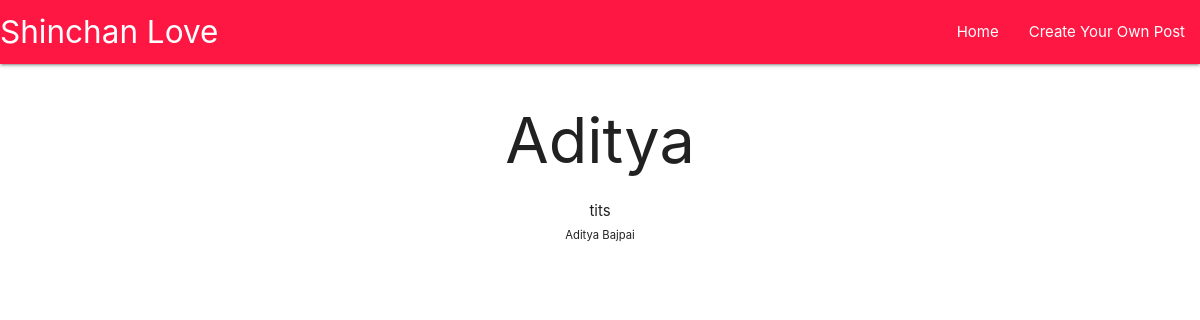
Before: /article/1 with the older database file.
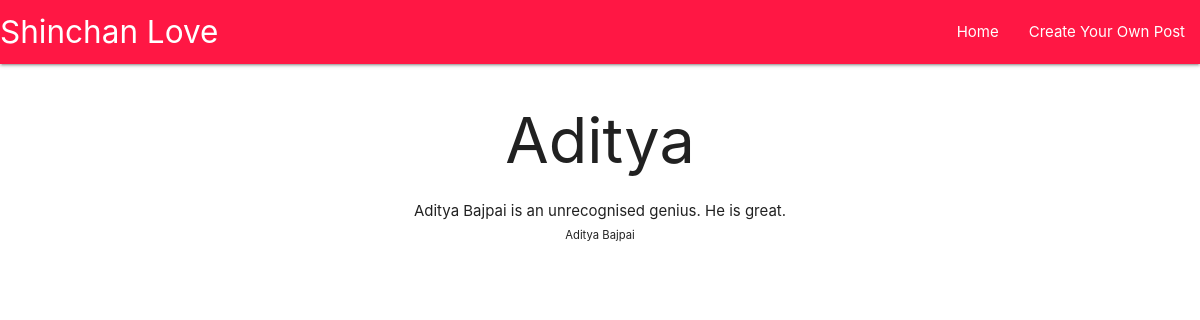
After: the same page with the newer database file.
### main/models.py (models this page shows, shortened)
class Post(models.Model):
    title = models.CharField(max_length=200 , null= False)
    author = models.ForeignKey(User , on_delete=models.CASCADE , default="Author Unkown")
    pub_date = models.TimeField(auto_now=False , auto_now_add=True)
    body = models.TextField()

### main/views.py (the view)
# urls.py: path('article/<int:pk>' , Detail.as_view() , name='article'),
class Detail(DetailView):
    model = Post
    template_name = "detail.html"

### templates/detail.html (shortened to what this page needs)
{% extends 'main.html'%}
{% block content %}
<div class="detail">
    <h1>{{post.title}}</h1>
    {{post.body}} <br>
    <small>{{post.author.first_name}} {{post.author.last_name}}</small>
</div>
{%endblock%}

Changed rows visible on the page:
changed Post "Aditya": body "tits" → "Aditya Bajpai is an unrecognised genius. He is great."
